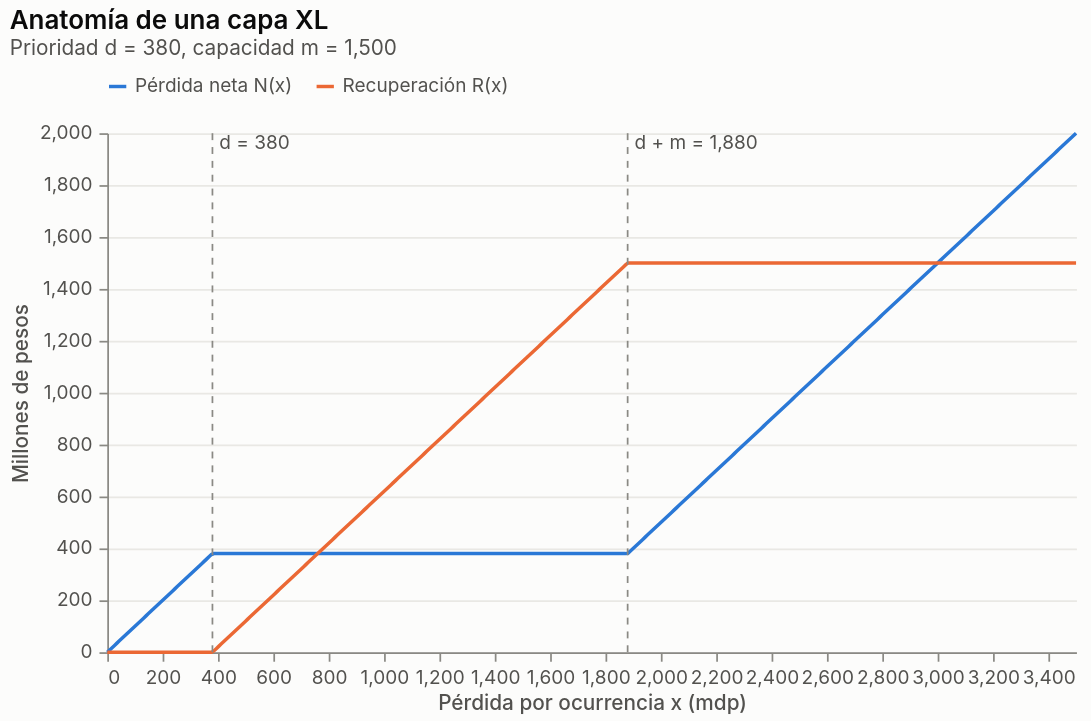

Source (notebook cell):
### Code cell
fig["01_capa_xl"]

### Figure 1 — Vega-Lite specification as saved in the notebook (floating-point values rounded to 4 significant figures; data arrays with more than 128 entries replaced by an {"elided": "..."} marker saying what was removed)
{"$schema": "https://vega.github.io/schema/vega-lite/v6.4.1.json", "config": {"axis": {"domainColor": "#8a8984", "gridColor": "#e9e8e4", "labelColor": "#52514e", "labelFontSize": 11, "labelPadding": 4, "tickColor": "#8a8984", "titleColor": "#52514e", "titleFontSize": 12, "titleFontWeight": 500}, "axisX": {"grid": false}, "background": "#fcfcfb", "bar": {"cornerRadiusEnd": 4}, "font": "Inter, Segoe UI, Helvetica, Arial, sans-serif", "legend": {"labelColor": "#52514e", "labelFontSize": 11, "orient": "top", "symbolStrokeWidth": 2, "titleColor": "#52514e", "titleFontSize": 11}, "line": {"strokeWidth": 2}, "point": {"filled": true, "size": 64}, "range": {"category": ["#2a78d6", "#eb6834", "#1baf7a"]}, "title": {"anchor": "start", "color": "#0b0b0b", "fontSize": 15, "fontWeight": 600, "offset": 10, "subtitleColor": "#52514e", "subtitleFontSize": 12}, "view": {"stroke": null}}, "datasets": {"data-371a38c149f7051936e9f29f5c72d58a": {"elided": "802 records"}, "data-9a6be070a863a068ea8936f9b3d546a2": [{"t": "d = 380", "v": 380}, {"t": "d + m = 1,880", "v": 1880}], "data-e72762b2a974c316a60fc60098d4d4b4": [{"t": "d", "v": 380}, {"t": "d + m", "v": 1880}]}, "height": 300, "layer": [{"data": {"name": "data-371a38c149f7051936e9f29f5c72d58a"}, "encoding": {"color": {"field": "serie", "scale": {"domain": ["Pérdida neta N(x)", "Recuperación R(x)"], "range": ["#2a78d6", "#eb6834"]}, "title": null, "type": "nominal"}, "tooltip": [{"field": "x", "format": ",.0f", "type": "quantitative"}, {"field": "serie", "type": "nominal"}, {"field": "y", "format": ",.0f", "type": "quantitative"}], "x": {"field": "x", "title": "Pérdida por ocurrencia x (mdp)", "type": "quantitative"}, "y": {"field": "y", "title": "Millones de pesos", "type": "quantitative"}}, "mark": {"type": "line"}}, {"data": {"name": "data-e72762b2a974c316a60fc60098d4d4b4"}, "encoding": {"x": {"field": "v", "type": "quantitative"}}, "mark": {"color": "#8a8984", "strokeDash": [4, 4], "type": "rule"}}, {"data": {"name": "data-9a6be070a863a068ea8936f9b3d546a2"}, "encoding": {"text": {"field": "t", "type": "nominal"}, "x": {"field": "v", "type": "quantitative"}, "y": {"value": 12}}, "mark": {"align": "left", "color": "#52514e", "dx": 4, "dy": -6, "fontSize": 11, "type": "text"}}], "title": {"subtitle": "Prioridad d = 380, capacidad m = 1,500", "text": "Anatomía de una capa XL"}, "width": 560}
